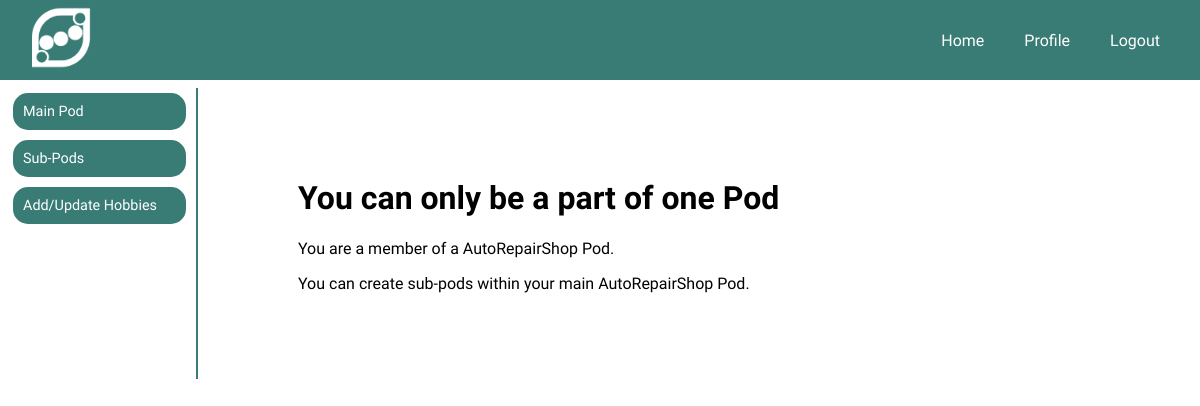
/pods/create (signed in), run on an earlier commit of the app's database.
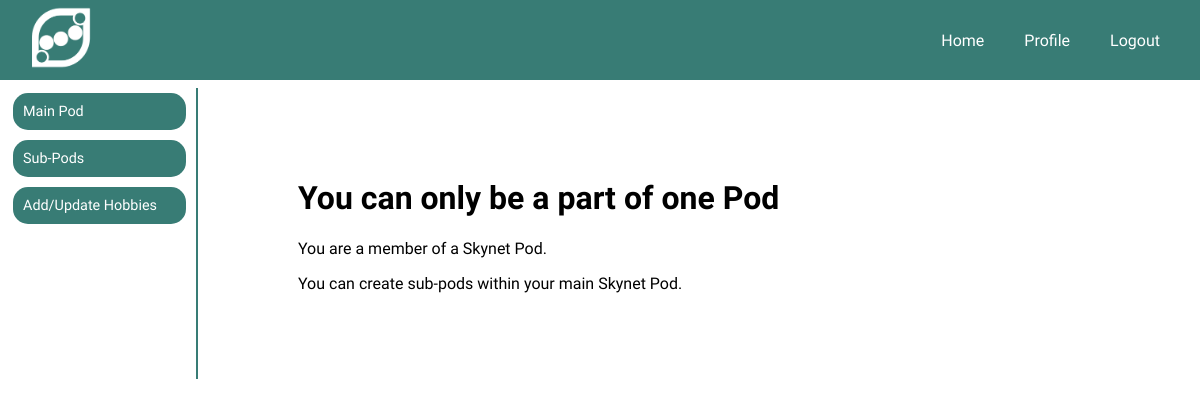
And on a later commit of the database.
### models.py (models this page shows)
class Pod(db.Model):
    __tablename__ = 'pods'
    id = db.Column(db.Integer, primary_key=True, autoincrement=True)
    name = db.Column(db.String(30), unique=True, nullable=False)
    description = db.Column(db.Text)
    messages = db.relationship('Message', secondary='pod_messages', backref='pod')

### app.py (the view, shortened to what this page needs)
@app.route('/pods/create', methods=['GET', 'POST'])
def create_pod():
    if not g.user:
        flash("Access unauthorized.", "error")
        return redirect("/")
    form = PodForm()
    user, pod, pod_member = is_pod_member()
    return render_template('/pods/create_pod.html', form=form, pod=pod, pod_member=pod_member)

### app.py (called while the page is built)
def is_pod_member():
    if g.user:
        user = User.query.get(int(session[CURRENT_USER]))
        empty_tupple = (None,None,None)
        if user:
            main_pod = user.pods
            if main_pod:
                main_pod = user.pods[0]
                pod_member = PodUser.query.filter(PodUser.pod_id==main_pod.id, PodUser.user_id==user.id).first()
                if pod_member:
                    return user, main_pod, pod_member
                else:
                    return empty_tupple
            else:
                return empty_tupple

@app.before_request
def add_user_to_g():
    if CURRENT_USER in session:
        g.user = User.query.get(session[CURRENT_USER])
    else:
        g.user = None

### templates/pods/create_pod.html (shortened to what this page needs)
{% extends '/users/user_menu.html' %}
{% block dashboard %}
<div class="padded_container">
  {% if pod %}
  <h1 class="main_title">You can only be a part of one Pod</h1>
  <p class="sub_title">You are a member of a {{ pod.name }} Pod.</p>
  <p class="content_text">You can create sub-pods within your main {{ pod.name }} Pod.</p>
  {% endif %}
</div>
{% endblock %}

What changed in the data, as far as the page shows it:
changed Pod: name "AutoRepairShop" → "Skynet"
